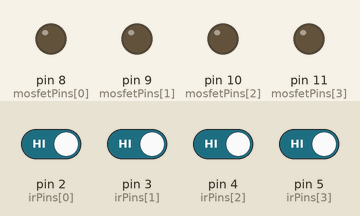
Simulated run of this sketch. Board: Arduino Uno, built with avr-gcc and run on an emulated ATmega328P. Shown: output pins drawn as LEDs (lit = HIGH). The test bench sets the inputs (shaded band); at power-on: pin 2 (irPins[0]), pin 3 (irPins[1]), pin 4 (irPins[2]), pin 5 (irPins[3]) HIGH.

Above: at 1.2 s.
1.3 s: pin 2 (irPins[0]) driven LOW
At 2.2 s:
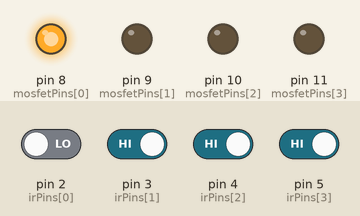
2.8 s: pin 3 (irPins[1]) driven LOW
At 3.4 s:
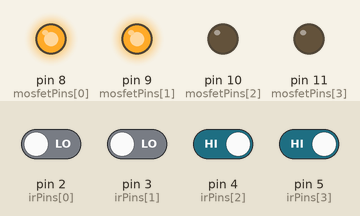
4.3 s: pin 4 (irPins[2]) driven LOW
At 5.5 s:
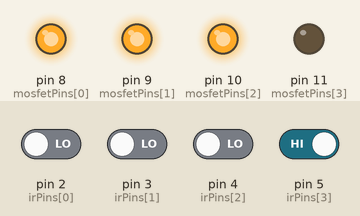
5.8 s: pin 5 (irPins[3]) driven LOW
At 6.9 s:
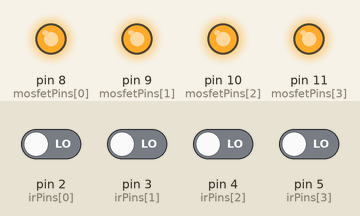
7.3 s: pin 2 (irPins[0]) driven HIGH
At 8.0 s:
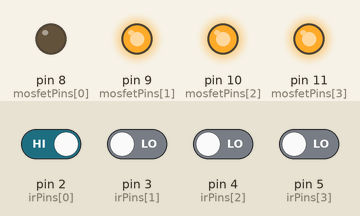
8.8 s: pin 3 (irPins[1]) driven HIGH
At 9.1 s:
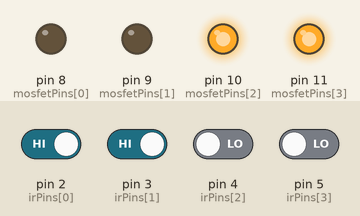
Timing chart, 0 to 11.3 s (numbered marks = the images above; inputs shaded):
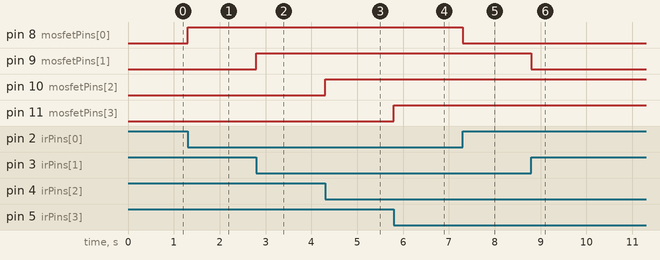

The sketch:

main.ino
```cpp
const int irPins[4] = {2, 3, 4, 5};
const int mosfetPins[4] = {8, 9, 10, 11};
void setup() {
  // Set IR pins as inputs
  for (int i = 0; i < 4; i++) {
    pinMode(irPins[i], INPUT);
  }

  for (int i = 0; i < 4; i++) {
    pinMode(mosfetPins[i], OUTPUT);
    digitalWrite(mosfetPins[i], LOW);
  }
}

void loop() {
  for (int i = 0; i < 4; i++) {
    int sensorState = digitalRead(irPins[i]);

    if (sensorState == LOW) {
      digitalWrite(mosfetPins[i], HIGH);
    } else {
      digitalWrite(mosfetPins[i], LOW);
    }
  }
}
```

Measured:
- after the input at 1.3 s, pin 8 (mosfetPins[0]): LOW → HIGH at once
- after the input at 2.8 s, pin 9 (mosfetPins[1]): LOW → HIGH at once
- after the input at 4.3 s, pin 10 (mosfetPins[2]): LOW → HIGH at once
- after the input at 5.8 s, pin 11 (mosfetPins[3]): LOW → HIGH at once
- after the input at 7.3 s, pin 8 (mosfetPins[0]): HIGH → LOW at once
- after the input at 8.8 s, pin 9 (mosfetPins[1]): HIGH → LOW at once
